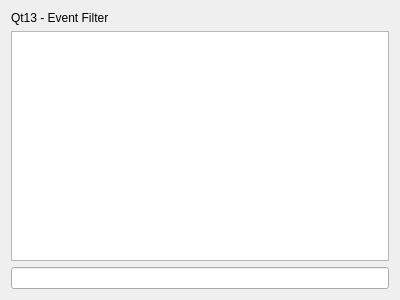
<?xml version="1.0" encoding="UTF-8"?>
<ui version="4.0">
 <class>Dialog</class>
 <widget class="QDialog" name="Dialog">
  <property name="geometry">
   <rect>
    <x>0</x>
    <y>0</y>
    <width>400</width>
    <height>300</height>
   </rect>
  </property>
  <property name="windowTitle">
   <string>Dialog</string>
  </property>
  <layout class="QVBoxLayout" name="verticalLayout">
   <item>
    <widget class="QLabel" name="title">
     <property name="text">
      <string>Qt13 - Event Filter</string>
     </property>
    </widget>
   </item>
   <item>
    <widget class="QTextBrowser" name="msgLog"/>
   </item>
   <item>
    <widget class="QLineEdit" name="msgEdit"/>
   </item>
  </layout>
 </widget>
 <layoutdefault spacing="6" margin="11"/>
 <resources/>
 <connections/>
</ui>
